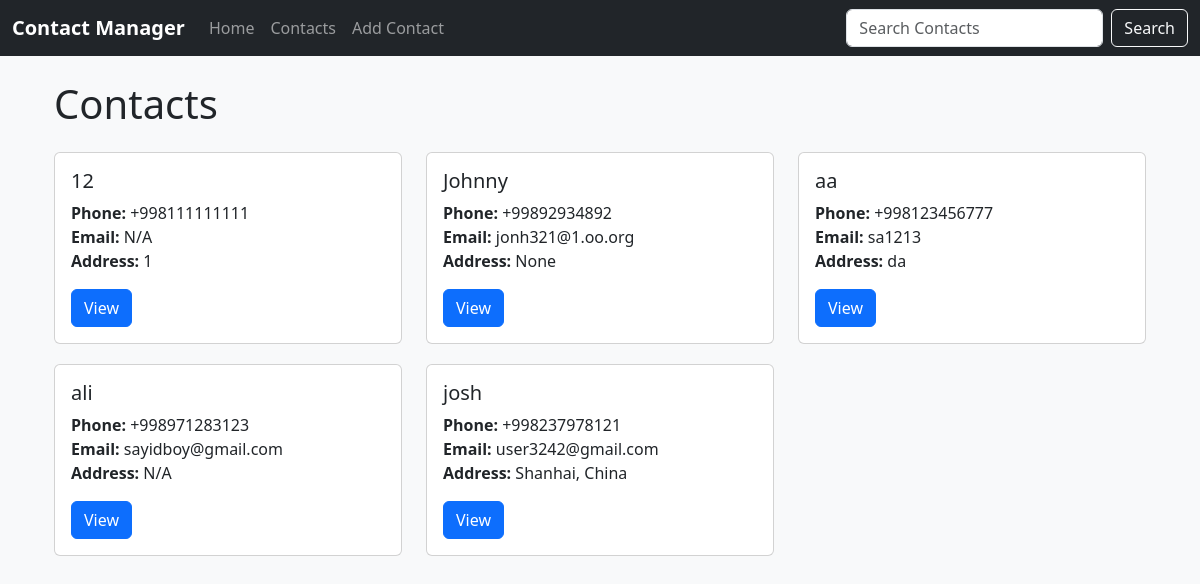
The app's page /contact with its own data.
### models.py (models this page shows, shortened)
class Contact(db.Model):
    __tablename__ = 'contacts'
    id = db.Column(db.Integer, primary_key=True)
    name = db.Column(db.String(130), nullable=False, unique=True)
    phone_number = db.Column(db.String(120), nullable=False, unique=True)
    email = db.Column(db.String(120))
    address = db.Column(db.String(150))

### app.py (the view)
@app.route('/contact')
def view_contacts():
    contacts = Contact.query.order_by(Contact.name.asc()).all()
    return render_template('contacts.html', contacts=contacts)

### templates/contacts.html (shortened to what this page needs)
{% extends 'base.html' %}
{% block content %}
<div class="container">
    <h1 class="my-4">Contacts</h1>
    {% if contacts %}
        <div class="row">
            {% for contact in contacts %}
                <div class="col-md-4">
                    <div class="card">
                        <div class="card-body">
                            <h5 class="card-title">{{ contact.name }}</h5>
                            <p class="card-text">
                                <strong>Phone:</strong> {{ contact.phone_number }}<br>
                                <strong>Email:</strong> {{ contact.email or 'N/A' }}<br>
                                <strong>Address:</strong> {{ contact.address or 'N/A' }}
                            </p>
                            <a href="{{ url_for('view_contact', id=contact.id) }}" class="btn btn-primary">View</a>
                        </div>
                    </div>
                </div>
            {% endfor %}
        </div>
    {% else %}
        <p>No contacts found.</p>
    {% endif %}
</div>
{% endblock %}

### templates/base.html (shortened to what this page needs)
<!DOCTYPE html>
<html lang="en">
<head>
    <link href="https://cdn.jsdelivr.net/npm/bootstrap@5.3.0/dist/css/bootstrap.min.css" rel="stylesheet">
</head>
<body>
    <nav class="navbar navbar-expand-lg navbar-dark bg-dark">
        <div class="container-fluid">
            <a class="navbar-brand" href="{{ url_for('home') }}">Contact Manager</a>
            <div class="collapse navbar-collapse" id="navbarNav">
                <ul class="navbar-nav">
                    <li class="nav-item">
                        <a class="nav-link" href="{{ url_for('home') }}">Home</a>
                    </li>
                    <li class="nav-item">
                        <a class="nav-link" href="{{ url_for('view_contacts') }}">Contacts</a>
                    </li>
                    <li class="nav-item">
                        <a class="nav-link" href="{{ url_for('add_contact') }}">Add Contact</a>
                    </li>
                </ul>
                <form class="d-flex ms-auto" action="{{ url_for('search') }}" method="POST">
                    <input class="form-control me-2" type="search" placeholder="Search Contacts" aria-label="Search" name="q">
                    <button class="btn btn-outline-light" type="submit">Search</button>
                </form>
            </div>
        </div>
    </nav>
    <div class="container">
        {% block content %}{% endblock %}
    </div>
</body>
</html>

### templates/base.html (style rules this page uses)
body { background-color: #f8f9fa; }
.navbar-brand { font-weight: bold; }
.container { margin-top: 20px; }
.card { margin-bottom: 20px; }

### records on screen
Contact: name "12", phone_number "+998111111111", email "N/A", address "1"
Contact: name "Johnny", phone_number "+99892934892", email "jonh321@1.oo.org", address "None"
Contact: name "aa", phone_number "+998123456777", email "sa1213", address "da"
Contact: name "ali", phone_number "+998971283123", email "sayidboy@gmail.com", address "N/A"
Contact: name "josh", phone_number "+998237978121", email "user3242@gmail.com", address "Shanhai, China"
